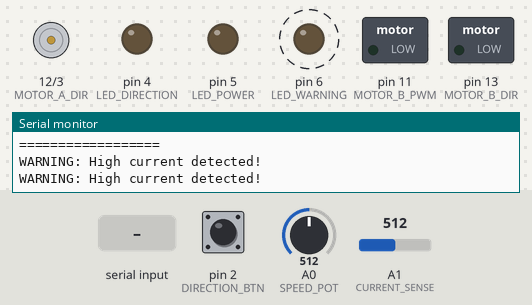
This sketch was run on a simulated Arduino Uno, built with avr-gcc and run on an emulated ATmega328P. On the bench: direction and speed pins drawn as motors (green arrow = direction pin HIGH = forward, orange = LOW = backward, longer = more drive), switched loads named in the sketch (green lamp = pin HIGH), output pins drawn as LEDs (lit = HIGH), the last lines printed to the serial monitor. Dashed ring = blinking. The inputs (shaded band) are chosen by the test bench; at power-on: pin 2 (DIRECTION_BTN) HIGH, A1 (CURRENT_SENSE) = 512, A0 (SPEED_POT) = 512. EEPROM starts erased.

Above: at 3.2 s.
3.3 s: pin 2 (DIRECTION_BTN) pulled LOW for 0.15 s
At 3.67 s:
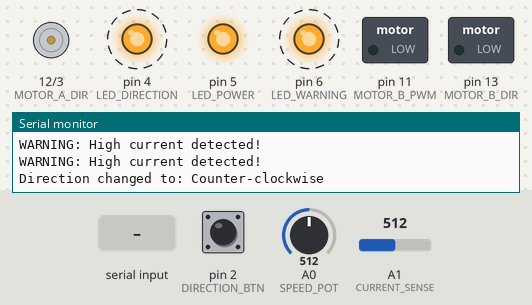
6.8 s: A1 (CURRENT_SENSE) set to 504
At 10.2 s:
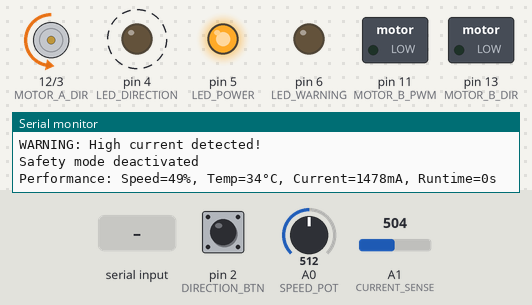
10.3 s: "DIR\n" received over Serial
At 11.7 s:
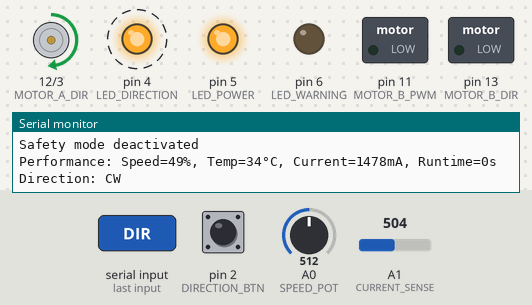
14.2 s: A0 (SPEED_POT) set to 0
At 16.0 s:
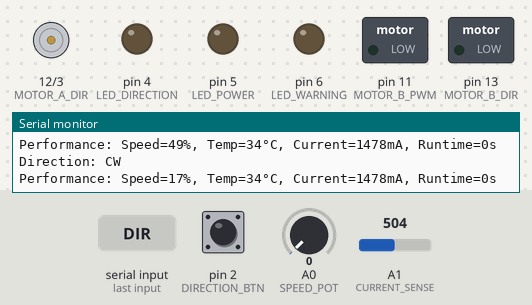
17.7 s: A0 (SPEED_POT) set to 3
19.2 s: A0 (SPEED_POT) set to 6
At 19.95 s:
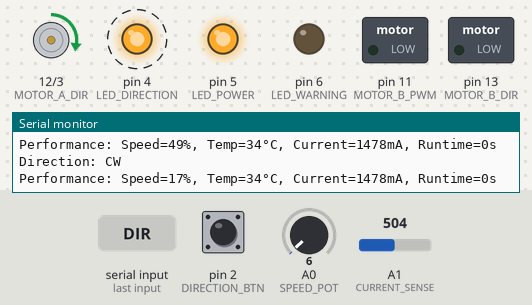
Timing chart, 0 to 23.7 s (numbered marks = the images above; inputs shaded):
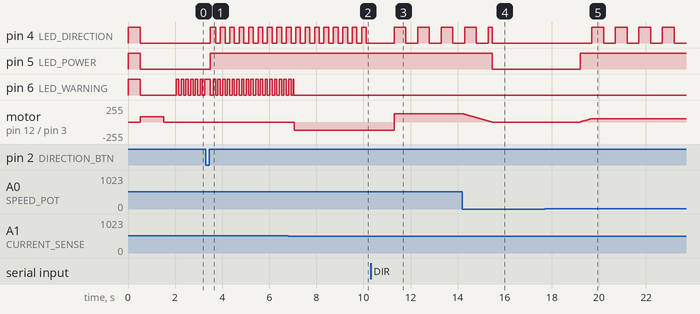

The sketch:

Arduino_Motor_Fan_Project.ino
```cpp
/*
 * Arduino HW-020 Motor Shield + 12V Fan Motor Project
 * 점퍼선을 통한 안전한 모터 제어 시스템
 *
 * Hardware:
 * - Arduino Uno R3
 * - HW-020 Motor Driver Shield (L298P 기반)
 * - 12V DC Fan Motor (Small propeller compatible)
 * - 12V External Power Supply (2A recommended)
 * - Jumper wires (Male to Female, 20AWG)
 * - Potentiometer 10kΩ (Speed control)
 * - Button (Direction control)
 * - LED indicators (2x)
 *
 * 전류 계산:
 * - 소형 12V 선풍기 모터: 일반적으로 0.3-0.8A
 * - 점퍼선 허용 전류: 20AWG = 최대 11A (안전 마진 고려 시 2A)
 * - HW-020 쉴드 최대 전류: 2A per channel
 * - 안전성: 충분함 (모터 전류 << 점퍼선/쉴드 허용 전류)
 *
 * Pin Configuration:
 * - Motor A: Pin 3 (PWM), Pin 12 (Direction)
 * - Motor B: Pin 11 (PWM), Pin 13 (Direction)
 * - Speed Control: A0 (Potentiometer)
 * - Direction Button: Pin 2 (Interrupt)
 * - LED Status: Pin 4 (Direction), Pin 5 (Power)
 * - Current Sense: A1 (Optional current monitoring)
 */

#include <EEPROM.h>

// 핀 정의
#define MOTOR_A_PWM     3     // Motor A PWM (ENA)
#define MOTOR_A_DIR     12    // Motor A Direction (IN1)
#define MOTOR_B_PWM     11    // Motor B PWM (ENB) - 예비용
#define MOTOR_B_DIR     13    // Motor B Direction (IN2) - 예비용

#define SPEED_POT       A0    // 속도 제어 포텐셔미터
#define CURRENT_SENSE   A1    // 전류 감지 (선택사항)
#define DIRECTION_BTN   2     // 방향 제어 버튼 (인터럽트)

#define LED_DIRECTION   4     // 방향 표시 LED
#define LED_POWER       5     // 전원 표시 LED
#define LED_WARNING     6     // 경고 LED (과전류/과열)

// 시스템 상수
#define MAX_SPEED       255   // 최대 PWM 값
#define MIN_SPEED       50    // 최소 작동 속도
#define SAFETY_CURRENT  1500  // 안전 전류 한계 (mA)
#define TEMP_THRESHOLD  60    // 온도 경고 임계값 (°C)
#define EEPROM_SPEED    0     // EEPROM 속도 저장 주소
#define EEPROM_DIRECTION 1    // EEPROM 방향 저장 주소

// 모터 상태 구조체
struct MotorState {
  int speed;              // 현재 속도 (0-255)
  bool direction;         // 방향 (true=CW, false=CCW)
  bool enabled;           // 모터 활성화 상태
  unsigned long runtime;  // 누적 운행 시간
  int temperature;        // 추정 온도
  int current_ma;         // 현재 전류 (mA)
  bool safety_mode;       // 안전 모드 활성화
};

// 전역 변수
MotorState motor = {0, true, false, 0, 25, 0, false};
volatile bool direction_changed = false;
unsigned long last_button_time = 0;
unsigned long last_temp_check = 0;
unsigned long motor_start_time = 0;
unsigned long last_speed_save = 0;

// 속도 램핑을 위한 변수
int target_speed = 0;
int current_speed = 0;
unsigned long last_ramp_time = 0;

void setup() {
  Serial.begin(115200);
  Serial.println("Arduino Motor Fan Controller v2.0");
  Serial.println("HW-020 Shield + 12V Fan Motor");
  Serial.println("================================");

  // 핀 모드 설정
  pinMode(MOTOR_A_PWM, OUTPUT);
  pinMode(MOTOR_A_DIR, OUTPUT);
  pinMode(MOTOR_B_PWM, OUTPUT);
  pinMode(MOTOR_B_DIR, OUTPUT);

  pinMode(LED_DIRECTION, OUTPUT);
  pinMode(LED_POWER, OUTPUT);
  pinMode(LED_WARNING, OUTPUT);

  pinMode(DIRECTION_BTN, INPUT_PULLUP);
  pinMode(SPEED_POT, INPUT);
  pinMode(CURRENT_SENSE, INPUT);

  // 인터럽트 설정
  attachInterrupt(digitalPinToInterrupt(DIRECTION_BTN), onDirectionButton, FALLING);

  // EEPROM에서 설정 복원
  loadSettings();

  // 초기화 시퀀스
  initializationSequence();

  // 안전 검사
  performSafetyCheck();

  Serial.println("Setup complete. Motor ready!");
  Serial.println("Commands: START, STOP, SPEED:<0-100>, DIR, STATUS, SAVE");

  displayStatus();
}

void loop() {
  // 메인 제어 루프 (50Hz = 20ms)
  static unsigned long last_main_loop = 0;
  if (millis() - last_main_loop >= 20) {
    last_main_loop = millis();

    // 1. 속도 제어 업데이트
    updateSpeedControl();

    // 2. 모터 제어 적용
    applyMotorControl();

    // 3. 안전 모니터링
    monitorSafety();

    // 4. LED 상태 업데이트
    updateLEDs();

    // 5. 방향 변경 처리
    handleDirectionChange();
  }

  // 시리얼 명령 처리
  handleSerialCommands();

  // 주기적 상태 리포트 (5초마다)
  static unsigned long last_status_report = 0;
  if (millis() - last_status_report >= 5000) {
    last_status_report = millis();
    reportPerformance();
  }

  // 설정 자동 저장 (30초마다)
  if (millis() - last_speed_save >= 30000) {
    last_speed_save = millis();
    saveSettings();
  }
}

void updateSpeedControl() {
  // 포텐셔미터에서 속도 읽기
  int pot_value = analogRead(SPEED_POT);
  target_speed = map(pot_value, 0, 1023, 0, MAX_SPEED);

  // 최소 속도 적용
  if (target_speed > 0 && target_speed < MIN_SPEED) {
    target_speed = MIN_SPEED;
  }

  // 부드러운 속도 변화 (램핑)
  if (millis() - last_ramp_time >= 10) { // 10ms마다 업데이트
    last_ramp_time = millis();

    if (current_speed < target_speed) {
      current_speed = min(current_speed + 2, target_speed);
    } else if (current_speed > target_speed) {
      current_speed = max(current_speed - 2, target_speed);
    }

    motor.speed = current_speed;
  }
}

void applyMotorControl() {
  if (motor.enabled && !motor.safety_mode) {
    // PWM 출력
    analogWrite(MOTOR_A_PWM, motor.speed);

    // 방향 제어
    digitalWrite(MOTOR_A_DIR, motor.direction ? HIGH : LOW);

    // 운행 시간 누적
    if (motor.speed > 0) {
      if (motor_start_time == 0) {
        motor_start_time = millis();
      }
    } else {
      if (motor_start_time > 0) {
        motor.runtime += (millis() - motor_start_time) / 1000;
        motor_start_time = 0;
      }
    }
  } else {
    // 모터 정지
    analogWrite(MOTOR_A_PWM, 0);
    digitalWrite(MOTOR_A_DIR, LOW);

    if (motor_start_time > 0) {
      motor.runtime += (millis() - motor_start_time) / 1000;
      motor_start_time = 0;
    }
  }
}

void monitorSafety() {
  // 전류 감지 (선택사항)
  if (millis() - last_temp_check >= 1000) { // 1초마다 체크
    last_temp_check = millis();

    // 전류 측정 (전류 센서가 있는 경우)
    int current_reading = analogRead(CURRENT_SENSE);
    motor.current_ma = map(current_reading, 0, 1023, 0, 3000); // 0-3A 범위

    // 온도 추정 (운행 시간과 부하 기반)
    if (motor.speed > 0) {
      float load_factor = motor.speed / 255.0;
      motor.temperature = 25 + (load_factor * 20) + (motor.runtime * 0.01);
    } else {
      motor.temperature = max(25, motor.temperature - 1); // 서서히 냉각
    }

    // 안전 검사
    bool safety_issue = false;

    // 과전류 검사
    if (motor.current_ma > SAFETY_CURRENT) {
      Serial.println("WARNING: High current detected!");
      safety_issue = true;
    }

    // 과열 검사
    if (motor.temperature > TEMP_THRESHOLD) {
      Serial.println("WARNING: High temperature detected!");
      safety_issue = true;
    }

    // 안전 모드 활성화/비활성화
    if (safety_issue && !motor.safety_mode) {
      motor.safety_mode = true;
      Serial.println("SAFETY MODE ACTIVATED - Motor stopped");
    } else if (!safety_issue && motor.safety_mode) {
      motor.safety_mode = false;
      Serial.println("Safety mode deactivated");
    }
  }
}

void updateLEDs() {
  // 전원 LED (모터 활성화 상태)
  digitalWrite(LED_POWER, motor.enabled && motor.speed > 0);

  // 방향 LED (깜빡임으로 방향 표시)
  static unsigned long led_blink_time = 0;
  static bool led_state = false;

  if (motor.enabled && motor.speed > 0) {
    // 방향에 따라 깜빡임 속도 변경
    int blink_interval = motor.direction ? 500 : 200; // CW: 느림, CCW: 빠름

    if (millis() - led_blink_time >= blink_interval) {
      led_blink_time = millis();
      led_state = !led_state;
      digitalWrite(LED_DIRECTION, led_state);
    }
  } else {
    digitalWrite(LED_DIRECTION, LOW);
  }

  // 경고 LED (안전 모드 또는 고온/과전류)
  bool warning_condition = motor.safety_mode ||
                          motor.temperature > TEMP_THRESHOLD ||
                          motor.current_ma > SAFETY_CURRENT;

  if (warning_condition) {
    // 빠른 깜빡임
    static unsigned long warning_blink = 0;
    static bool warning_state = false;

    if (millis() - warning_blink >= 100) {
      warning_blink = millis();
      warning_state = !warning_state;
      digitalWrite(LED_WARNING, warning_state);
    }
  } else {
    digitalWrite(LED_WARNING, LOW);
  }
}

void handleDirectionChange() {
  if (direction_changed) {
    direction_changed = false;

    // 디바운싱 체크
    if (millis() - last_button_time > 500) {
      last_button_time = millis();

      // 방향 변경 시 모터를 잠시 정지
      motor.enabled = false;
      analogWrite(MOTOR_A_PWM, 0);
      delay(200); // 200ms 정지

      // 방향 토글
      motor.direction = !motor.direction;
      motor.enabled = true;

      Serial.print("Direction changed to: ");
      Serial.println(motor.direction ? "Clockwise" : "Counter-clockwise");

      // 설정 저장
      EEPROM.write(EEPROM_DIRECTION, motor.direction);
    }
  }
}

void handleSerialCommands() {
  if (Serial.available()) {
    String command = Serial.readString();
    command.trim();
    command.toUpperCase();

    if (command == "START") {
      motor.enabled = true;
      Serial.println("Motor started");

    } else if (command == "STOP") {
      motor.enabled = false;
      motor.speed = 0;
      current_speed = 0;
      target_speed = 0;
      Serial.println("Motor stopped");

    } else if (command.startsWith("SPEED:")) {
      int speed_percent = command.substring(6).toInt();
      speed_percent = constrain(speed_percent, 0, 100);
      target_speed = map(speed_percent, 0, 100, 0, MAX_SPEED);
      Serial.print("Target speed set to: ");
      Serial.print(speed_percent);
      Serial.println("%");

    } else if (command == "DIR") {
      motor.direction = !motor.direction;
      Serial.print("Direction: ");
      Serial.println(motor.direction ? "CW" : "CCW");

    } else if (command == "STATUS") {
      displayStatus();

    } else if (command == "SAVE") {
      saveSettings();
      Serial.println("Settings saved to EEPROM");

    } else if (command == "RESET") {
      resetMotor();
      Serial.println("Motor reset to default state");

    } else if (command == "HELP") {
      printHelp();

    } else {
      Serial.println("Unknown command. Type HELP for available commands.");
    }
  }
}

void onDirectionButton() {
  direction_changed = true;
}

void initializationSequence() {
  Serial.println("Performing initialization sequence...");

  // LED 테스트
  digitalWrite(LED_POWER, HIGH);
  digitalWrite(LED_DIRECTION, HIGH);
  digitalWrite(LED_WARNING, HIGH);
  delay(500);
  digitalWrite(LED_POWER, LOW);
  digitalWrite(LED_DIRECTION, LOW);
  digitalWrite(LED_WARNING, LOW);

  // 모터 시스템 테스트 (저속으로)
  Serial.println("Motor system test...");
  analogWrite(MOTOR_A_PWM, 80); // 낮은 속도로 테스트
  digitalWrite(MOTOR_A_DIR, HIGH);
  delay(1000);

  analogWrite(MOTOR_A_PWM, 0);
  digitalWrite(MOTOR_A_DIR, LOW);
  delay(500);

  Serial.println("Initialization complete!");
}

void performSafetyCheck() {
  Serial.println("Performing safety check...");

  // 전원 전압 체크 (아날로그 기준전압 사용)
  long vcc = readVcc();
  Serial.print("VCC: ");
  Serial.print(vcc);
  Serial.println("mV");

  if (vcc < 4500) { // 4.5V 미만
    Serial.println("WARNING: Low VCC detected!");
  }

  // 초기 전류 체크
  int initial_current = analogRead(CURRENT_SENSE);
  Serial.print("Initial current reading: ");
  Serial.println(initial_current);

  if (initial_current > 100) { // 높은 초기 전류
    Serial.println("WARNING: High initial current!");
    motor.safety_mode = true;
  }

  Serial.println("Safety check complete.");
}

void loadSettings() {
  // EEPROM에서 설정 읽기
  int saved_speed = EEPROM.read(EEPROM_SPEED);
  if (saved_speed <= MAX_SPEED) {
    target_speed = saved_speed;
    current_speed = saved_speed;
    motor.speed = saved_speed;
  }

  motor.direction = EEPROM.read(EEPROM_DIRECTION);

  Serial.print("Loaded settings - Speed: ");
  Serial.print(motor.speed);
  Serial.print(", Direction: ");
  Serial.println(motor.direction ? "CW" : "CCW");
}

void saveSettings() {
  EEPROM.write(EEPROM_SPEED, motor.speed);
  EEPROM.write(EEPROM_DIRECTION, motor.direction);
}

void resetMotor() {
  motor.speed = 0;
  motor.direction = true;
  motor.enabled = false;
  motor.safety_mode = false;
  current_speed = 0;
  target_speed = 0;

  analogWrite(MOTOR_A_PWM, 0);
  digitalWrite(MOTOR_A_DIR, LOW);
}

void displayStatus() {
  Serial.println("\n=== MOTOR STATUS ===");
  Serial.print("Enabled: ");
  Serial.println(motor.enabled ? "YES" : "NO");
  Serial.print("Speed: ");
  Serial.print(map(motor.speed, 0, MAX_SPEED, 0, 100));
  Serial.println("%");
  Serial.print("Direction: ");
  Serial.println(motor.direction ? "Clockwise" : "Counter-clockwise");
  Serial.print("Runtime: ");
  Serial.print(motor.runtime);
  Serial.println(" seconds");
  Serial.print("Temperature: ");
  Serial.print(motor.temperature);
  Serial.println("°C");
  Serial.print("Current: ");
  Serial.print(motor.current_ma);
  Serial.println("mA");
  Serial.print("Safety Mode: ");
  Serial.println(motor.safety_mode ? "ACTIVE" : "Normal");

  // 포텐셔미터 값
  int pot_reading = analogRead(SPEED_POT);
  Serial.print("Pot Reading: ");
  Serial.print(pot_reading);
  Serial.print(" (");
  Serial.print(map(pot_reading, 0, 1023, 0, 100));
  Serial.println("%)");

  Serial.println("==================");
}

void reportPerformance() {
  // 간단한 성능 리포트
  Serial.print("Performance: Speed=");
  Serial.print(map(motor.speed, 0, MAX_SPEED, 0, 100));
  Serial.print("%, Temp=");
  Serial.print(motor.temperature);
  Serial.print("°C, Current=");
  Serial.print(motor.current_ma);
  Serial.print("mA, Runtime=");
  Serial.print(motor.runtime);
  Serial.println("s");
}

void printHelp() {
  Serial.println("\n=== AVAILABLE COMMANDS ===");
  Serial.println("START       - Enable motor");
  Serial.println("STOP        - Disable motor");
  Serial.println("SPEED:<0-100> - Set speed percentage");
  Serial.println("DIR         - Toggle direction");
  Serial.println("STATUS      - Show detailed status");
  Serial.println("SAVE        - Save settings to EEPROM");
  Serial.println("RESET       - Reset to default state");
  Serial.println("HELP        - Show this help");
  Serial.println("\nHardware Controls:");
  Serial.println("Potentiometer - Speed control");
  Serial.println("Button        - Direction toggle");
  Serial.println("=========================");
}

// VCC 전압 측정 함수
long readVcc() {
  // Arduino 내장 기준전압 사용
  long result;
  ADMUX = _BV(REFS0) | _BV(MUX3) | _BV(MUX2) | _BV(MUX1);
  delay(2);
  ADCSRA |= _BV(ADSC);
  while (bit_is_set(ADCSRA, ADSC));
  result = ADCL;
  result |= ADCH << 8;
  result = 1125300L / result;
  return result;
}

// 전류 계산 함수 (ACS712 센서 사용 시)
float calculateCurrent(int analogValue) {
  // ACS712-05B: 185mV/A, 2.5V zero current
  float voltage = (analogValue * 5.0) / 1024.0;
  float current = (voltage - 2.5) / 0.185;
  return abs(current);
}

// PWM 주파수 변경 함수 (고급 제어용)
void setPWMFrequency(int pin, int divisor) {
  byte mode;
  if (pin == 5 || pin == 6 || pin == 9 || pin == 10) {
    switch(divisor) {
      case 1: mode = 0x01; break;
      case 8: mode = 0x02; break;
      case 64: mode = 0x03; break;
      case 256: mode = 0x04; break;
      case 1024: mode = 0x05; break;
      default: return;
    }
    if (pin == 5 || pin == 6) {
      TCCR0B = TCCR0B & 0b11111000 | mode;
    } else {
      TCCR1B = TCCR1B & 0b11111000 | mode;
    }
  } else if (pin == 3 || pin == 11) {
    switch(divisor) {
      case 1: mode = 0x01; break;
      case 8: mode = 0x02; break;
      case 32: mode = 0x03; break;
      case 64: mode = 0x04; break;
      case 128: mode = 0x05; break;
      case 256: mode = 0x06; break;
      case 1024: mode = 0x07; break;
      default: return;
    }
    TCCR2B = TCCR2B & 0b11111000 | mode;
  }
}
```

Measured:
- the behaviour switches between 512 and 511 on A1 (CURRENT_SENSE) (found by bisection; images 1 and 2)
- the behaviour switches between 4 and 5 on A0 (SPEED_POT) (found by bisection; images 4 and 5)
- after the input at 3.3 s, pin 4 (LED_DIRECTION): alternates HIGH for 0.20 s and LOW for 0.20 s, starting after 0.20 s; pin 5 (LED_POWER): LOW → HIGH after 0.20 s
- after the input at 6.8 s, motor on pin 12 (MOTOR_A_DIR) / pin 3 (MOTOR_A_PWM): stopped → backward 127/255 after 0.26 s
- after the input at 10.3 s, pin 4 (LED_DIRECTION): alternates HIGH for 0.50 s and LOW for 0.50 s, starting after 1.0 s; motor on pin 12 (MOTOR_A_DIR) / pin 3 (MOTOR_A_PWM): backward 127/255 → forward 127/255 after 1.0 s
- after the input at 14.2 s, pin 5 (LED_POWER): HIGH → LOW after 1.3 s; motor on pin 12 (MOTOR_A_DIR) / pin 3 (MOTOR_A_PWM): moves from forward 127/255 to stopped over 1.3 s, starting at once
- after the input at 17.7 s, every drawn part: stays the same
- after the input at 19.2 s, pin 4 (LED_DIRECTION): alternates HIGH for 0.50 s and LOW for 0.50 s, starting after 0.50 s; pin 5 (LED_POWER): LOW → HIGH at once; motor on pin 12 (MOTOR_A_DIR) / pin 3 (MOTOR_A_PWM): moves from stopped to forward 50/255 over 0.48 s, starting at once
